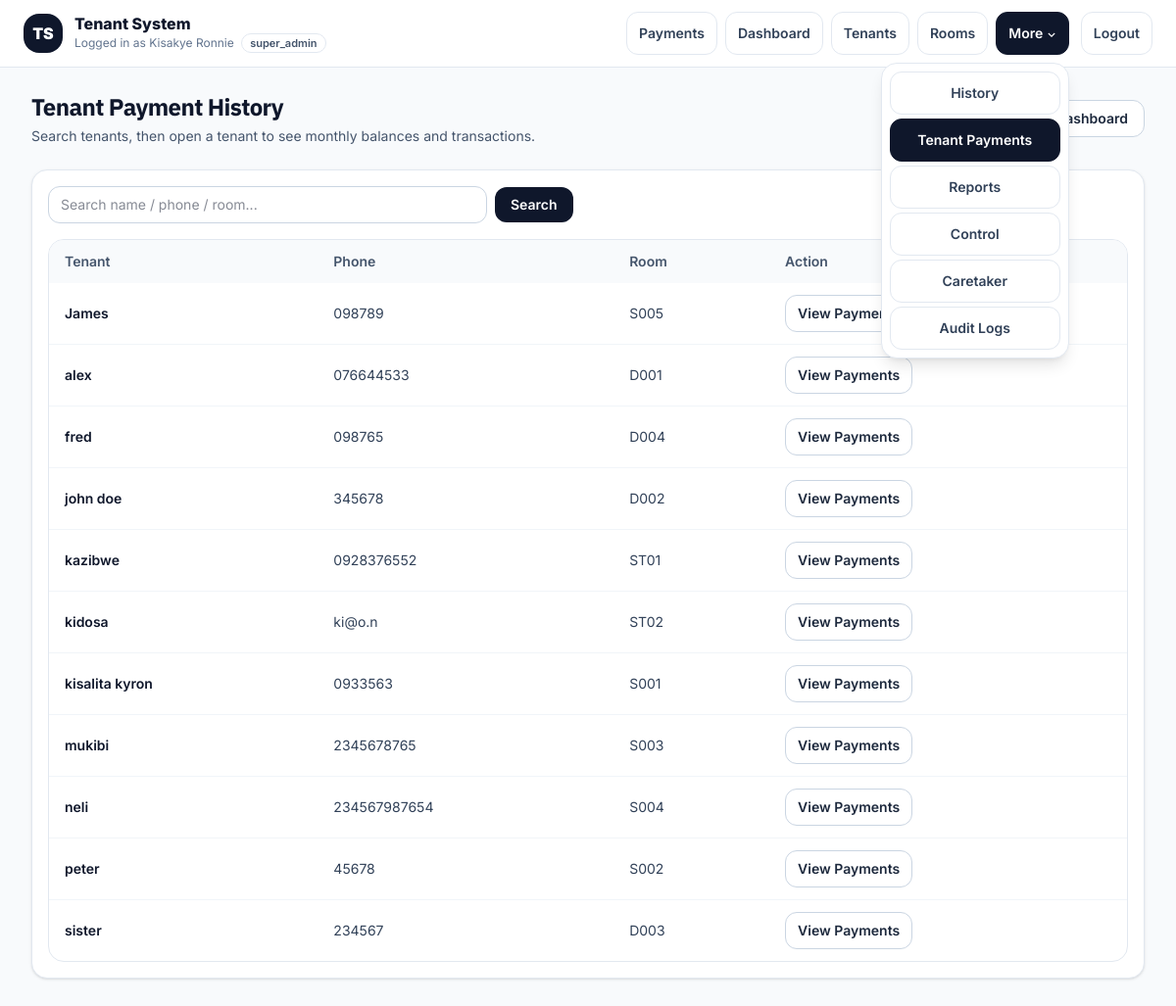
Page /public/tenant_payments.php (signed in) on the earlier database version.
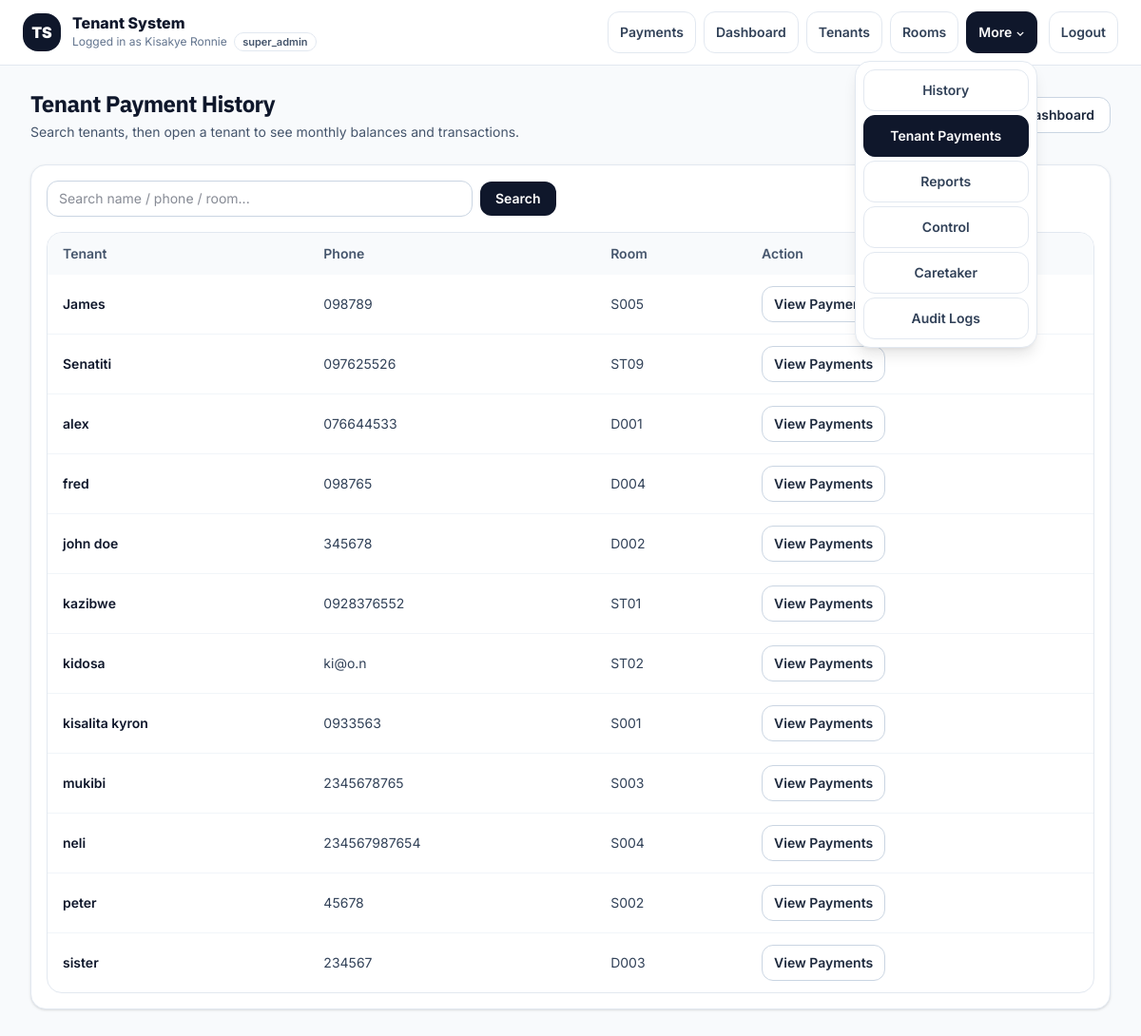
Same page on the later database version.
### tables this page shows
CREATE TABLE "tenants" (
    id INTEGER PRIMARY KEY AUTOINCREMENT,

    admin_id INTEGER NOT NULL,
    room_id INTEGER,

    full_name TEXT NOT NULL,
    phone TEXT,
    email TEXT,

    move_in_date DATE,
    exit_date DATE,

    status TEXT DEFAULT 'active',

    rent_due_date DATE,
    rent_due_day INTEGER,
    monthly_rent REAL,

    created_at DATETIME,
    updated_at DATETIME
);

CREATE TABLE rooms (
            id INTEGER PRIMARY KEY AUTOINCREMENT,
            room_number TEXT NOT NULL,
            room_type_id INTEGER NOT NULL,
            status TEXT DEFAULT 'free',
            monthly_rent INTEGER DEFAULT 0,
            admin_id INTEGER NOT NULL, notes TEXT,
            FOREIGN KEY (room_type_id) REFERENCES room_types(id)
                ON DELETE RESTRICT
                ON UPDATE CASCADE
        );

### core/helpers.php (called while the page is built, shortened)
<?php
if (!function_exists('e')) {
    function e($v): string
    {
        return htmlspecialchars((string)($v ?? ''), ENT_QUOTES | ENT_SUBSTITUTE, 'UTF-8');
    }
}
?>

### public/tenant_payments.php (the view, shortened to what this page needs)
<?php
require_once __DIR__ . '/../core/bootstrap.php';
$adminId  = (int)($_SESSION['admin_id'] ?? 0);
$q        = trim((string)($_GET['q'] ?? ''));
$sql = "
    SELECT
        t.id,
        t.full_name,
        t.phone,
        r.room_number
    FROM tenants t
    LEFT JOIN rooms r ON t.room_id = r.id
    WHERE t.admin_id = ?
";
$params = [$adminId];
$sql .= " ORDER BY t.full_name LIMIT 20";
$stmt = $pdo->prepare($sql);
$stmt->execute($params);
$tenantList = $stmt->fetchAll(PDO::FETCH_ASSOC) ?: [];
?>
<!doctype html>
<html lang="en">
<head>
  <link rel="stylesheet" href="assets/css/tailwind.css">
</head>
<body class="min-h-screen bg-slate-50 text-slate-900">
  <?php
  $navPath = __DIR__ . '/partials/navbar.php';
  if (is_file($navPath)) require $navPath;
  ?>
  <main class="mx-auto max-w-7xl px-4 sm:px-6 lg:px-8 py-6">
    <div class="mb-6 flex flex-col gap-3 sm:flex-row sm:items-center sm:justify-between">
      <div>
        <h1 class="text-2xl font-bold tracking-tight font-alt">Tenant Payment History</h1>
        <p class="mt-1 text-sm text-slate-600">
          Search tenants, then open a tenant to see monthly balances and transactions.
        </p>
      </div>
      <div class="flex items-center gap-2">
        <a href="payments.php" class="inline-flex items-center rounded-xl bg-slate-900 px-4 py-2 text-sm font-semibold text-white hover:bg-slate-800">Receive Payment</a>
        <a href="dashboard.php" class="inline-flex items-center rounded-xl border border-slate-300 bg-white px-4 py-2 text-sm font-semibold text-slate-800 hover:bg-slate-50">Dashboard</a>
      </div>
    </div>
    <div class="rounded-2xl border border-slate-200 bg-white p-4 shadow-sm mb-6">
      <form method="get" class="flex flex-col gap-2 sm:flex-row sm:items-center">
        <input name="q" value="<?= e($q) ?>" placeholder="Search name / phone / room..." class="w-full sm:max-w-md rounded-xl border border-slate-300 bg-white px-3 py-2 text-sm outline-none focus:border-slate-400" />
        <button class="inline-flex items-center justify-center rounded-xl bg-slate-900 px-4 py-2 text-sm font-semibold text-white hover:bg-slate-800">Search</button>
      </form>
      <div class="mt-4 overflow-hidden rounded-2xl border border-slate-200">
        <div class="overflow-x-auto">
          <table class="min-w-full text-sm">
            <thead class="bg-slate-50 text-slate-600">
              <tr>
                <th class="px-4 py-3 text-left font-semibold">Tenant</th>
                <th class="px-4 py-3 text-left font-semibold">Phone</th>
                <th class="px-4 py-3 text-left font-semibold">Room</th>
                <th class="px-4 py-3 text-left font-semibold">Action</th>
              </tr>
            </thead>
            <tbody class="divide-y divide-slate-100">
              <?php foreach ($tenantList as $t): ?>
                <tr class="hover:bg-slate-50 scroll-target" id="tenant-row-<?= (int)$t['id'] ?>">
                  <td class="px-4 py-3 font-semibold"><?= e($t['full_name'] ?? '') ?></td>
                  <td class="px-4 py-3 text-slate-700"><?= e($t['phone'] ?? '') ?></td>
                  <td class="px-4 py-3 text-slate-700"><?= e($t['room_number'] ?? '—') ?></td>
                  <td class="px-4 py-3">
                    <a href="?tenant_id=<?= (int)$t['id'] ?>&q=<?= urlencode($q) ?>#tenant-row-<?= (int)$t['id'] ?>" class="inline-flex items-center rounded-xl border border-slate-300 bg-white px-3 py-2 text-sm font-semibold text-slate-800 hover:bg-slate-50">View Payments</a>
                  </td>
                </tr>
              <?php endforeach; ?>
            </tbody>
          </table>
        </div>
      </div>
    </div>
  </main>
</body>
</html>

Differences in the rows shown:
added tenants: full_name "Senatiti", phone "097625526", room.room_number "ST09"
